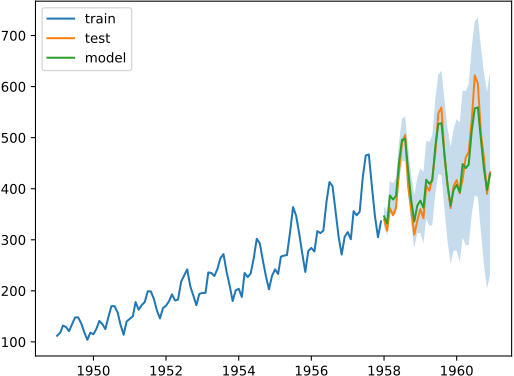

This chart was generated by the following Python code:
import matplotlib.pyplot as plt
from pmdarima.datasets import airpassengers
my_data = airpassengers.load_airpassengers()

n = len(my_data)
k = 108

import pandas as pd
my_ds = pd.date_range(
    start='1949/01/01',
    end='1960/12/01',
    freq='MS')
my_df = pd.DataFrame({
    'ds': my_ds,
    'x': range(n),
    'y': my_data},
    index=my_ds)

my_train = my_df[        :k]
my_test  = my_df[-(n - k): ]

import pmdarima as pm
my_arima_model = pm.auto_arima(my_train.y, m=12, trace=True)

y_, my_ci = my_arima_model.predict(len(my_test),         # 期間はテストデータと同じ．
                                   alpha=0.05,           # 有意水準（デフォルト）
                                   return_conf_int=True) # 信頼区間を求める．
tmp = pd.DataFrame({'y': y_,
                    'Lo': my_ci[:, 0],
                    'Hi': my_ci[:, 1]},
                   index=my_test.index)

plt.plot(my_train.y, label='train')
plt.plot(my_test.y,  label='test')
plt.plot(tmp.y,      label='model')
plt.fill_between(tmp.index,
                 tmp.Lo,
                 tmp.Hi,
                 alpha=0.25)
plt.legend(loc='upper left')

plt.savefig('12-p-airpassengers-arima.pdf')
